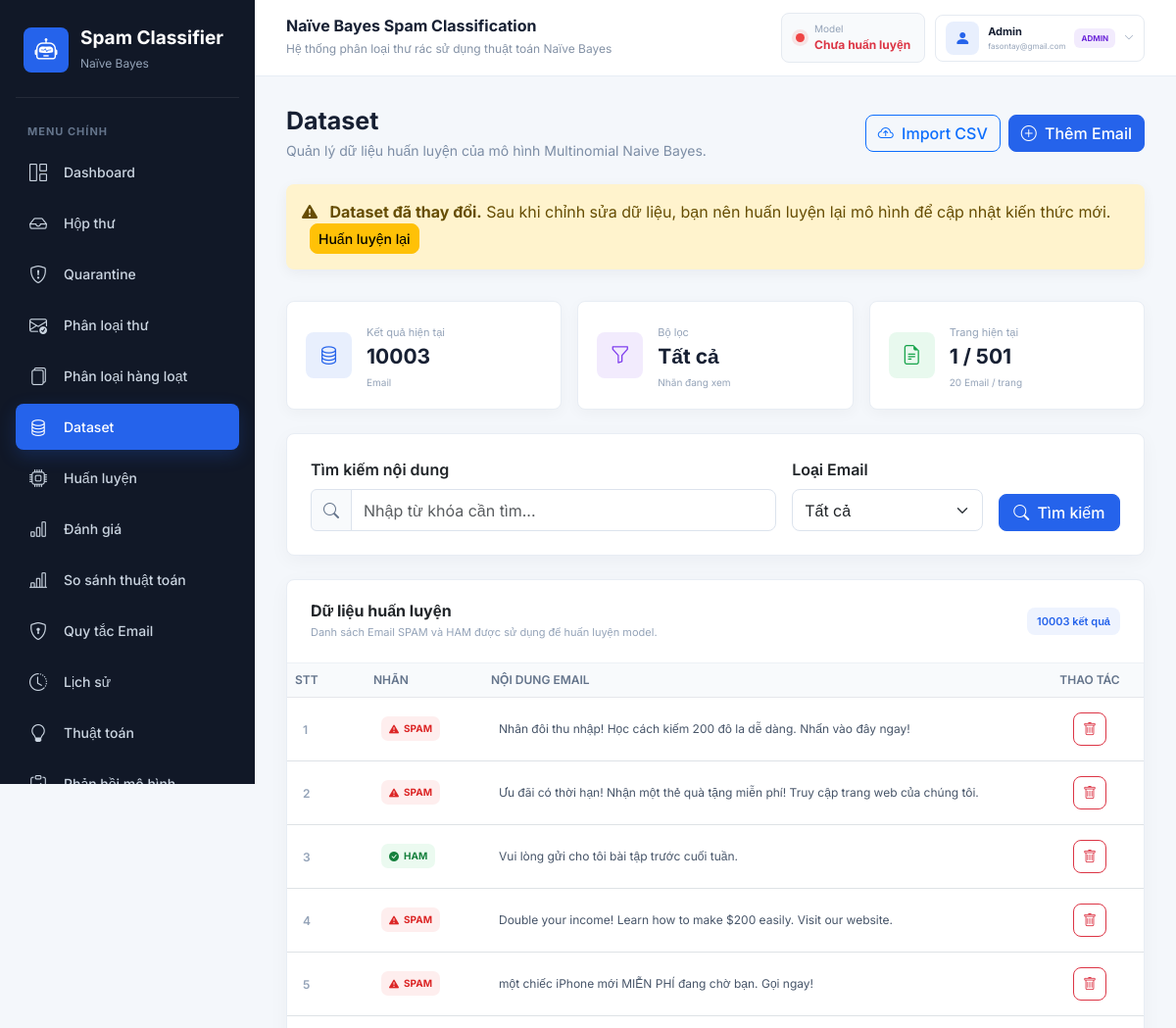
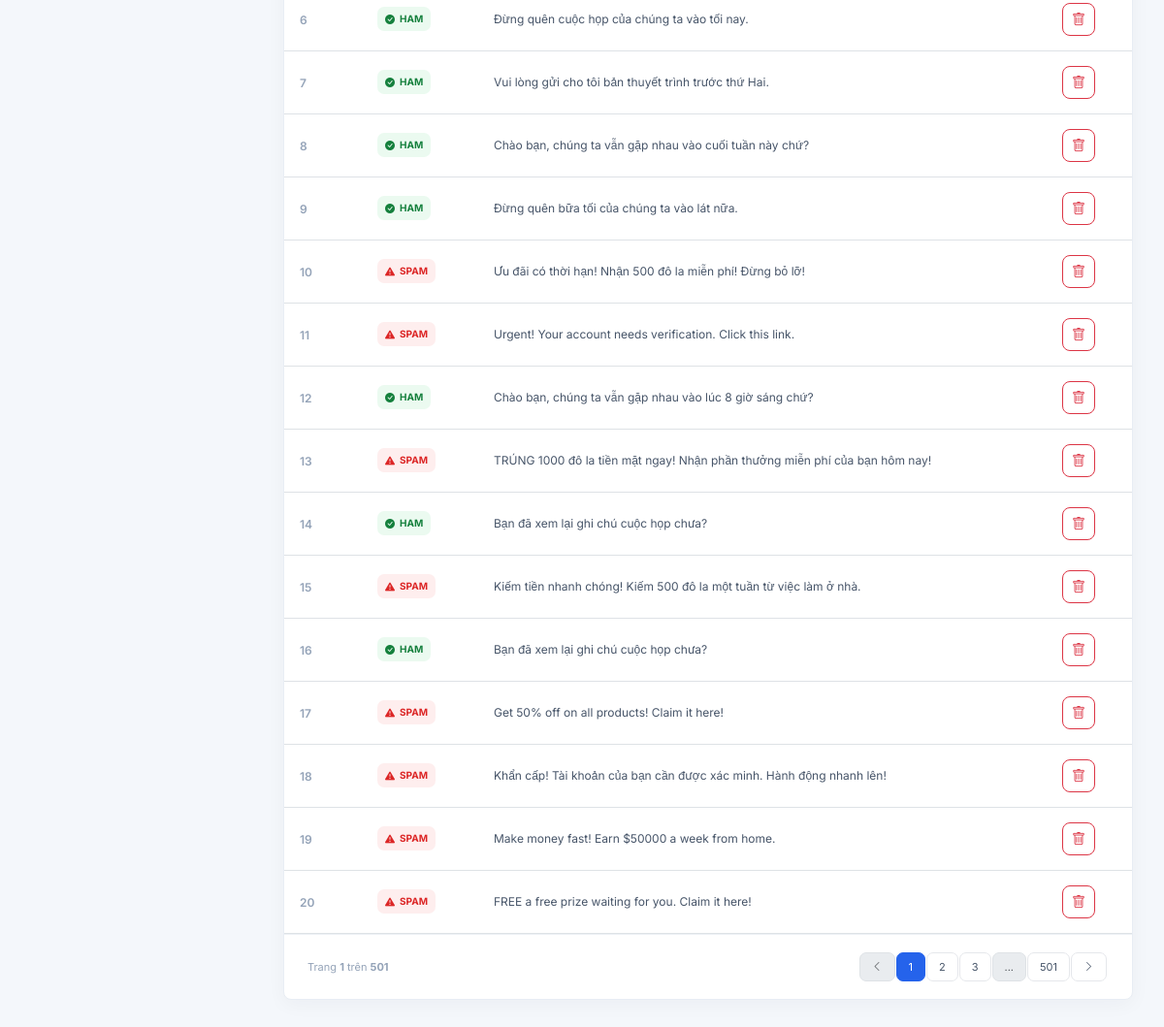
The app's page /dataset (signed in) with its own data (2 pictures, top to bottom).
### tables this page shows
CREATE TABLE users (
                id INTEGER PRIMARY KEY AUTOINCREMENT,
                name TEXT NOT NULL,
                email TEXT NOT NULL UNIQUE,
                password_hash TEXT NOT NULL,
                role TEXT NOT NULL DEFAULT 'user'
                    CHECK (role IN ('admin', 'user')),
                is_active INTEGER NOT NULL DEFAULT 1,
                created_at TIMESTAMP NOT NULL DEFAULT CURRENT_TIMESTAMP,
                last_login TIMESTAMP
            );

### routes/dataset_routes.py (the view)
@main_bp.route("/dataset")
@admin_required
def dataset():
    df = pd.read_csv(DATASET_PATH).reset_index()
    search = request.args.get("search", "").strip()
    label = request.args.get("label", "all")
    page = request.args.get("page", 1, type=int)
    per_page = 20
    if search:
        df = df[df["text"].str.contains(search, case=False, na=False)]
    if label in ["spam", "ham"]:
        df = df[df["label"] == label]
    total = len(df)
    total_pages = max(1, (total + per_page - 1) // per_page)
    if page < 1:
        page = 1
    if page > total_pages:
        page = total_pages
    start = (page - 1) * per_page
    emails = df.iloc[start:start + per_page].to_dict(orient="records")
    return render_template(
        "dataset.html",
        emails=emails,
        total=total,
        page=page,
        total_pages=total_pages,
        search=search,
        label=label,
        start_index=start,
    )

### templates/dataset.html (shortened to what this page needs)
{% extends "base.html" %}
{% block content %}
<div class="dataset-page-header">
    <div class="page-title mb-0">
        <h2>Dataset</h2>
        <p>Quản lý dữ liệu huấn luyện của mô hình Multinomial Naive Bayes.</p>
    </div>
    <div class="dataset-actions">
        <button type="button" class="btn btn-outline-primary" data-bs-toggle="modal" data-bs-target="#importModal">
            <i class="bi bi-cloud-arrow-up me-1"></i> Import CSV
        </button>
        <button type="button" class="btn btn-primary" data-bs-toggle="modal" data-bs-target="#addEmailModal">
            <i class="bi bi-plus-circle me-1"></i> Thêm Email
        </button>
    </div>
</div>
{% if global_model_status.outdated %}
<div class="alert alert-warning custom-alert mt-4" role="alert">
    <i class="bi bi-exclamation-triangle-fill me-2"></i>
    <strong>Dataset đã thay đổi.</strong>
    Sau khi chỉnh sửa dữ liệu, bạn nên huấn luyện lại mô hình để cập nhật kiến thức mới.
    <a href="{{ url_for('train') }}" class="btn btn-warning btn-sm ms-2">Huấn luyện lại</a>
</div>
{% endif %}
<div class="row g-3 mt-1 mb-4">
    <div class="col-md-4">
        <div class="dataset-stat-card">
            <div class="dataset-stat-icon blue"><i class="bi bi-database"></i></div>
            <div><span>Kết quả hiện tại</span><h3>{{ total }}</h3><small>Email</small></div>
        </div>
    </div>
    <div class="col-md-4">
        <div class="dataset-stat-card">
            <div class="dataset-stat-icon purple"><i class="bi bi-funnel"></i></div>
            <div>
                <span>Bộ lọc</span>
                <h3>{% if label == "spam" %}SPAM{% elif label == "ham" %}HAM{% else %}Tất cả{% endif %}</h3>
                <small>Nhãn đang xem</small>
            </div>
        </div>
    </div>
    <div class="col-md-4">
        <div class="dataset-stat-card">
            <div class="dataset-stat-icon green"><i class="bi bi-file-earmark-text"></i></div>
            <div><span>Trang hiện tại</span><h3>{{ page }} / {{ total_pages }}</h3><small>20 Email / trang</small></div>
        </div>
    </div>
</div>
<div class="card mb-4 dataset-filter-card">
    <div class="card-body p-4">
        <form method="GET" action="{{ url_for('dataset') }}">
            <div class="row g-3 align-items-end">
                <div class="col-lg-7">
                    <label for="datasetSearch" class="form-label fw-semibold">Tìm kiếm nội dung</label>
                    <div class="input-group">
                        <span class="input-group-text"><i class="bi bi-search"></i></span>
                        <input id="datasetSearch" type="search" name="search" class="form-control" placeholder="Nhập từ khóa cần tìm..." value="{{ search }}">
                    </div>
                </div>
                <div class="col-lg-3">
                    <label for="datasetLabel" class="form-label fw-semibold">Loại Email</label>
                    <select id="datasetLabel" name="label" class="form-select">
                        <option value="all"{% if label == "all" %} selected{% endif %}>Tất cả</option>
                    </select>
                </div>
                <div class="col-lg-2">
                    <button type="submit" class="btn btn-primary w-100"><i class="bi bi-search me-1"></i> Tìm kiếm</button>
                </div>
            </div>
        </form>
    </div>
</div>
<div class="card dataset-table-card">
    <div class="card-body p-0">
        <div class="dataset-table-header">
            <div><h4>Dữ liệu huấn luyện</h4><p>Danh sách Email SPAM và HAM được sử dụng để huấn luyện model.</p></div>
            <span class="dataset-count-badge">{{ total }} kết quả</span>
        </div>
        <div class="table-responsive">
            <table class="table dataset-table align-middle mb-0">
                <thead>
                    <tr><th>STT</th><th>Nhãn</th><th>Nội dung Email</th><th class="text-center">Thao tác</th></tr>
                </thead>
                <tbody>
                    {% for email in emails %}
                    <tr>
                        <td><span class="dataset-index">{{ start_index + loop.index }}</span></td>
                        <td>
                            {% if email.label|lower == "spam" %}
                            <span class="dataset-label spam"><i class="bi bi-exclamation-triangle-fill"></i> SPAM</span>
                            {% else %}
                            <span class="dataset-label ham"><i class="bi bi-check-circle-fill"></i> HAM</span>
                            {% endif %}
                        </td>
                        <td><div class="dataset-email-content">{{ email.text }}</div></td>
                        <td class="text-center">
                            <form method="POST" action="{{ url_for('delete_dataset', index=email['index']) }}" class="dataset-delete-form">
                                <button type="submit" class="btn btn-sm btn-outline-danger dataset-delete-button" title="Xóa Email" aria-label="Xóa Email">
                                    <i class="bi bi-trash"></i>
                                </button>
                            </form>
                        </td>
                    </tr>
                    {% endfor %}
                </tbody>
            </table>
        </div>
        {% if total_pages > 1 %}
        <div class="dataset-pagination">
            <div class="pagination-info">Trang <strong>{{ page }}</strong> trên <strong>{{ total_pages }}</strong></div>
            <nav aria-label="Phân trang Dataset">
                <ul class="pagination mb-0">
                    <li class="page-item{% if page <= 1 %} disabled{% endif %}">
                        <a class="page-link" href="{{ url_for('dataset', page=page-1, search=search, label=label) }}" aria-label="Trang trước"><i class="bi bi-chevron-left"></i></a>
                    </li>
                    {% for p in range(1, total_pages + 1) %}
                        {% if p == 1 or p == total_pages or (p >= page - 2 and p <= page + 2) %}
                        <li class="page-item{% if p == page %} active{% endif %}">
                            <a class="page-link" href="{{ url_for('dataset', page=p, search=search, label=label) }}">{{ p }}</a>
                        </li>
                        {% elif p == page - 3 or p == page + 3 %}
                        <li class="page-item disabled"><span class="page-link">...</span></li>
                        {% endif %}
                    {% endfor %}
                    <li class="page-item{% if page >= total_pages %} disabled{% endif %}">
                        <a class="page-link" href="{{ url_for('dataset', page=page+1, search=search, label=label) }}" aria-label="Trang sau"><i class="bi bi-chevron-right"></i></a>
                    </li>
                </ul>
            </nav>
        </div>
        {% endif %}
    </div>
</div>
{% endblock %}

### templates/base.html (shortened to what this page needs)
<!DOCTYPE html>
<html lang="vi">
<head>
    <link
        href="https://cdn.jsdelivr.net/npm/bootstrap@5.3.3/dist/css/bootstrap.min.css"
        rel="stylesheet"
    >
    <link
        rel="stylesheet"
        href="https://cdn.jsdelivr.net/npm/bootstrap-icons@1.11.3/font/bootstrap-icons.css"
    >
    <link
        rel="stylesheet"
        href="{{ url_for('static', filename='css/style.css') }}"
    >
</head>
<body>
<div class="app-wrapper">
    <aside class="sidebar" id="appSidebar">
        <div class="sidebar-brand">
            <div class="brand-icon">
                <i class="bi bi-robot"></i>
            </div>
            <div>
                <h4>Spam Classifier</h4>
                <span>Naïve Bayes</span>
            </div>
        </div>
        <div class="sidebar-section-title">MENU CHÍNH</div>
        <nav class="sidebar-nav" aria-label="Điều hướng chính">
            <a
                href="{{ url_for('index') }}"
                class="sidebar-link {% if request.endpoint == 'index' %}active{% endif %}"
            >
                <i class="bi bi-grid-1x2"></i>
                <span>Dashboard</span>
            </a>
            <a
                href="{{ url_for('mail') }}"
                class="sidebar-link {% if request.endpoint in ['mail', 'mail_message_detail', 'submit_mail_feedback', 'connect_imap', 'connect_google', 'google_callback', 'sync_mail_account', 'disconnect_mail_account'] %}active{% endif %}"
            >
                <i class="bi bi-inbox"></i>
                <span>Hộp thư</span>
            </a>
            <a
                href="{{ url_for('quarantine') }}"
                class="sidebar-link {% if request.endpoint == 'quarantine' %}active{% endif %}"
            >
                <i class="bi bi-shield-exclamation"></i>
                <span>Quarantine</span>
            </a>
            <a
                href="{{ url_for('predict') }}"
                class="sidebar-link {% if request.endpoint == 'predict' %}active{% endif %}"
            >
                <i class="bi bi-envelope-check"></i>
                <span>Phân loại thư</span>
            </a>
            <a
                href="{{ url_for('batch_predict') }}"
                class="sidebar-link {% if request.endpoint in ['batch_predict', 'download_batch_result'] %}active{% endif %}"
            >
                <i class="bi bi-files"></i>
                <span>Phân loại hàng loạt</span>
            </a>
            {% if current_user.role == 'admin' %}
            <a
                href="{{ url_for('dataset') }}"
                class="sidebar-link {% if request.endpoint in ['dataset', 'add_dataset', 'delete_dataset', 'import_dataset'] %}active{% endif %}"
            >
                <i class="bi bi-database"></i>
                <span>Dataset</span>
            </a>
            <a
                href="{{ url_for('train') }}"
                class="sidebar-link {% if request.endpoint == 'train' %}active{% endif %}"
            >
                <i class="bi bi-cpu"></i>
                <span>Huấn luyện</span>
            </a>
            <a
                href="{{ url_for('evaluate') }}"
                class="sidebar-link {% if request.endpoint == 'evaluate' %}active{% endif %}"
            >
                <i class="bi bi-bar-chart"></i>
                <span>Đánh giá</span>
            </a>
            <a
                href="{{ url_for('compare') }}"
                class="sidebar-link {% if request.endpoint == 'compare' %}active{% endif %}"
            >
                <i class="bi bi-bar-chart-line"></i>
                <span>So sánh thuật toán</span>
            </a>
            <a
                href="{{ url_for('admin_mail_rules') }}"
                class="sidebar-link {% if request.endpoint in ['admin_mail_rules', 'add_mail_rule', 'toggle_mail_rule', 'remove_mail_rule', 're_evaluate_mail_rules'] %}active{% endif %}"
            >
                <i class="bi bi-shield-lock"></i>
                <span>Quy tắc Email</span>
            </a>
            {% endif %}
            <a
                href="{{ url_for('history') }}"
                class="sidebar-link {% if request.endpoint in ['history', 'delete_history', 'delete_all_history'] %}active{% endif %}"
            >
                <i class="bi bi-clock-history"></i>
                <span>Lịch sử</span>
            </a>
            <a
                href="{{ url_for('algorithm') }}"
                class="sidebar-link {% if request.endpoint == 'algorithm' %}active{% endif %}"
            >
                <i class="bi bi-lightbulb"></i>
                <span>Thuật toán</span>
            </a>
            {% if current_user.role == 'admin' %}
            <a
                href="{{ url_for('admin_feedback') }}"
                class="sidebar-link {% if request.endpoint in ['admin_feedback', 'approve_mail_feedback', 'reject_mail_feedback'] %}active{% endif %}"
            >
                <i class="bi bi-clipboard-check"></i>
                <span>Phản hồi mô hình</span>
            </a>
            {% endif %}
        </nav>
    </aside>
    <main class="main-content">
        <header class="topbar">
            <div class="topbar-heading">
                <div class="topbar-title">
                    <h5>Naïve Bayes Spam Classification</h5>
                    <span>Hệ thống phân loại thư rác sử dụng thuật toán Naïve Bayes</span>
                </div>
            </div>
            <div class="topbar-actions">
            <div class="model-status" aria-live="polite">
                {% if not global_model_status.trained %}
                    <span class="status-dot danger"></span>
                    <div>
                        <small>Model</small>
                        <strong class="text-danger">Chưa huấn luyện</strong>
                    </div>
                {% elif global_model_status.outdated %}
                    <span class="status-dot warning"></span>
                    <div>
                        <small>Model</small>
                        <strong class="status-warning-text">Cần Train lại</strong>
                    </div>
                {% else %}
                    <span class="status-dot success"></span>
                    <div>
                        <small>Model</small>
                        <strong class="text-success">Ready</strong>
                    </div>
                {% endif %}
            </div>
            <div class="dropdown user-menu">
                <button
                    class="user-menu-toggle"
                    type="button"
                    data-bs-toggle="dropdown"
                    aria-expanded="false"
                    title="Tài khoản"
                >
                    <span class="user-avatar"><i class="bi bi-person-fill"></i></span>
                    <span class="user-menu-name">
                        <strong>{{ current_user.name }}</strong>
                        <small>{{ current_user.email }}</small>
                    </span>
                    <span class="role-badge {{ current_user.role }}">{{ current_user.role|upper }}</span>
                    <i class="bi bi-chevron-down user-menu-arrow"></i>
                </button>
            </div>
            </div>
        </header>
        <section class="page-content">
            {% block content %}{% endblock %}
        </section>
    </main>
</div>
</body>
</html>

### records on screen
users: name "Admin", email "fasontay@gmail.com", role "ADMIN"

### other values on screen
{{ total }} "10003"
{{ page }} "1"
{{ total_pages }} "501"
{{ start_index + loop.index }} "1" "2" "3" "4" "5" "6" "7" "8" "9" "10" "11" "12" "13" "14" "15" "16" "17" "18" "19" "20"
{{ email.text }} "Nhân đôi thu nhập! Học cách kiếm 200 đô la dễ dàng. Nhấn vào đây ngay!" "Ưu đãi có thời hạn! Nhận một thẻ quà tặng miễn phí! Truy cập trang web của chúng tôi." "Vui lòng gửi cho tôi bài tập trước cuối tuần." "Double your income! Learn how to make $200 easily. Visit our website." "một chiếc iPhone mới MIỄN PHÍ đang chờ bạn. Gọi ngay!" "Đừng quên cuộc họp của chúng ta vào tối nay." "Vui lòng gửi cho tôi bản thuyết trình trước thứ Hai." "Chào bạn, chúng ta vẫn gặp nhau vào cuối tuần này chứ?" "Đừng quên bữa tối của chúng ta vào lát nữa." "Ưu đãi có thời hạn! Nhận 500 đô la miễn phí! Đừng bỏ lỡ!" "Urgent! Your account needs verification. Click this link." "Chào bạn, chúng ta vẫn gặp nhau vào lúc 8 giờ sáng chứ?" "TRÚNG 1000 đô la tiền mặt ngay! Nhận phần thưởng miễn phí của bạn hôm nay!" "Bạn đã xem lại ghi chú cuộc họp chưa?" "Kiếm tiền nhanh chóng! Kiếm 500 đô la một tuần từ việc làm ở nhà." "Bạn đã xem lại ghi chú cuộc họp chưa?" "Get 50% off on all products! Claim it here!" "Khẩn cấp! Tài khoản của bạn cần được xác minh. Hành động nhanh lên!" "Make money fast! Earn $50000 a week from home." "FREE a free prize waiting for you. Claim it here!"
{{ p }} "1" "2" "3" "501"
